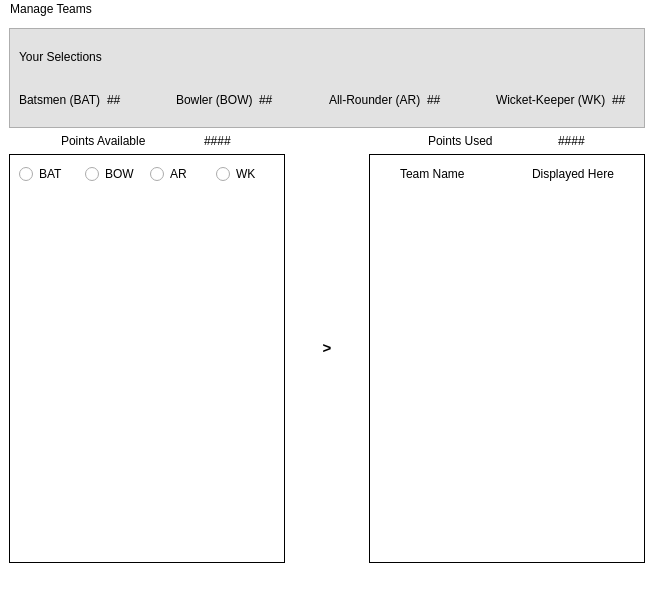
<?xml version="1.0" encoding="UTF-8"?>
<ui version="4.0">
 <class>MainWindow</class>
 <widget class="QMainWindow" name="MainWindow">
  <property name="geometry">
   <rect>
    <x>0</x>
    <y>0</y>
    <width>654</width>
    <height>594</height>
   </rect>
  </property>
  <property name="windowTitle">
   <string>FantasyCricketGame</string>
  </property>
  <property name="styleSheet">
   <string notr="true">background-color: rgb(255, 255, 255);
selection-color: rgb(0, 0, 0);
selection-background-color: rgb(138, 226, 245);</string>
  </property>
  <widget class="QWidget" name="centralwidget">
   <layout class="QVBoxLayout" name="verticalLayout_3">
    <item>
     <widget class="QFrame" name="frame">
      <property name="sizePolicy">
       <sizepolicy hsizetype="Expanding" vsizetype="Expanding">
        <horstretch>0</horstretch>
        <verstretch>0</verstretch>
       </sizepolicy>
      </property>
      <property name="maximumSize">
       <size>
        <width>100000</width>
        <height>100</height>
       </size>
      </property>
      <property name="palette">
       <palette>
        <active>
         <colorrole role="Button">
          <brush brushstyle="SolidPattern">
           <color alpha="255">
            <red>226</red>
            <green>226</green>
            <blue>226</blue>
           </color>
          </brush>
         </colorrole>
         <colorrole role="Base">
          <brush brushstyle="SolidPattern">
           <color alpha="255">
            <red>226</red>
            <green>226</green>
            <blue>226</blue>
           </color>
          </brush>
         </colorrole>
         <colorrole role="Window">
          <brush brushstyle="SolidPattern">
           <color alpha="255">
            <red>226</red>
            <green>226</green>
            <blue>226</blue>
           </color>
          </brush>
         </colorrole>
         <colorrole role="Highlight">
          <brush brushstyle="SolidPattern">
           <color alpha="255">
            <red>138</red>
            <green>226</green>
            <blue>245</blue>
           </color>
          </brush>
         </colorrole>
         <colorrole role="HighlightedText">
          <brush brushstyle="SolidPattern">
           <color alpha="255">
            <red>0</red>
            <green>0</green>
            <blue>0</blue>
           </color>
          </brush>
         </colorrole>
        </active>
        <inactive>
         <colorrole role="Button">
          <brush brushstyle="SolidPattern">
           <color alpha="255">
            <red>226</red>
            <green>226</green>
            <blue>226</blue>
           </color>
          </brush>
         </colorrole>
         <colorrole role="Base">
          <brush brushstyle="SolidPattern">
           <color alpha="255">
            <red>226</red>
            <green>226</green>
            <blue>226</blue>
           </color>
          </brush>
         </colorrole>
         <colorrole role="Window">
          <brush brushstyle="SolidPattern">
           <color alpha="255">
            <red>226</red>
            <green>226</green>
            <blue>226</blue>
           </color>
          </brush>
         </colorrole>
         <colorrole role="Highlight">
          <brush brushstyle="SolidPattern">
           <color alpha="255">
            <red>138</red>
            <green>226</green>
            <blue>245</blue>
           </color>
          </brush>
         </colorrole>
         <colorrole role="HighlightedText">
          <brush brushstyle="SolidPattern">
           <color alpha="255">
            <red>0</red>
            <green>0</green>
            <blue>0</blue>
           </color>
          </brush>
         </colorrole>
        </inactive>
        <disabled>
         <colorrole role="Button">
          <brush brushstyle="SolidPattern">
           <color alpha="255">
            <red>226</red>
            <green>226</green>
            <blue>226</blue>
           </color>
          </brush>
         </colorrole>
         <colorrole role="Base">
          <brush brushstyle="SolidPattern">
           <color alpha="255">
            <red>226</red>
            <green>226</green>
            <blue>226</blue>
           </color>
          </brush>
         </colorrole>
         <colorrole role="Window">
          <brush brushstyle="SolidPattern">
           <color alpha="255">
            <red>226</red>
            <green>226</green>
            <blue>226</blue>
           </color>
          </brush>
         </colorrole>
         <colorrole role="Highlight">
          <brush brushstyle="SolidPattern">
           <color alpha="255">
            <red>138</red>
            <green>226</green>
            <blue>245</blue>
           </color>
          </brush>
         </colorrole>
         <colorrole role="HighlightedText">
          <brush brushstyle="SolidPattern">
           <color alpha="255">
            <red>0</red>
            <green>0</green>
            <blue>0</blue>
           </color>
          </brush>
         </colorrole>
        </disabled>
       </palette>
      </property>
      <property name="styleSheet">
       <string notr="true">background-color: rgb(226, 226, 226);</string>
      </property>
      <property name="frameShape">
       <enum>QFrame::StyledPanel</enum>
      </property>
      <property name="frameShadow">
       <enum>QFrame::Raised</enum>
      </property>
      <layout class="QVBoxLayout" name="verticalLayout">
       <item>
        <widget class="QLabel" name="label">
         <property name="text">
          <string>Your Selections</string>
         </property>
        </widget>
       </item>
       <item>
        <layout class="QHBoxLayout" name="horizontalLayout" stretch="0,0,0,0,0,0,0,0,0,0,0">
         <property name="spacing">
          <number>6</number>
         </property>
         <property name="sizeConstraint">
          <enum>QLayout::SetFixedSize</enum>
         </property>
         <item>
          <widget class="QLabel" name="label_2">
           <property name="text">
            <string>Batsmen (BAT)</string>
           </property>
          </widget>
         </item>
         <item>
          <widget class="QLabel" name="lab_BAT">
           <property name="text">
            <string>##</string>
           </property>
          </widget>
         </item>
         <item>
          <spacer name="horizontalSpacer_4">
           <property name="orientation">
            <enum>Qt::Horizontal</enum>
           </property>
           <property name="sizeType">
            <enum>QSizePolicy::Fixed</enum>
           </property>
           <property name="sizeHint" stdset="0">
            <size>
             <width>40</width>
             <height>20</height>
            </size>
           </property>
          </spacer>
         </item>
         <item>
          <widget class="QLabel" name="label_3">
           <property name="text">
            <string>Bowler (BOW)</string>
           </property>
          </widget>
         </item>
         <item>
          <widget class="QLabel" name="lab_BOW">
           <property name="text">
            <string>##</string>
           </property>
          </widget>
         </item>
         <item>
          <spacer name="horizontalSpacer_5">
           <property name="orientation">
            <enum>Qt::Horizontal</enum>
           </property>
           <property name="sizeType">
            <enum>QSizePolicy::Fixed</enum>
           </property>
           <property name="sizeHint" stdset="0">
            <size>
             <width>40</width>
             <height>20</height>
            </size>
           </property>
          </spacer>
         </item>
         <item>
          <widget class="QLabel" name="label_9">
           <property name="text">
            <string>All-Rounder (AR)</string>
           </property>
          </widget>
         </item>
         <item>
          <widget class="QLabel" name="lab_AR">
           <property name="text">
            <string>##</string>
           </property>
          </widget>
         </item>
         <item>
          <spacer name="horizontalSpacer_6">
           <property name="orientation">
            <enum>Qt::Horizontal</enum>
           </property>
           <property name="sizeType">
            <enum>QSizePolicy::Fixed</enum>
           </property>
           <property name="sizeHint" stdset="0">
            <size>
             <width>40</width>
             <height>20</height>
            </size>
           </property>
          </spacer>
         </item>
         <item>
          <widget class="QLabel" name="label_4">
           <property name="text">
            <string>Wicket-Keeper (WK)</string>
           </property>
          </widget>
         </item>
         <item>
          <widget class="QLabel" name="lab_WK">
           <property name="text">
            <string>##</string>
           </property>
          </widget>
         </item>
        </layout>
       </item>
      </layout>
     </widget>
    </item>
    <item>
     <layout class="QHBoxLayout" name="horizontalLayout_6">
      <item>
       <layout class="QVBoxLayout" name="verticalLayout_2">
        <item>
         <layout class="QHBoxLayout" name="horizontalLayout_5">
          <item>
           <widget class="QLabel" name="label_11">
            <property name="sizePolicy">
             <sizepolicy hsizetype="Fixed" vsizetype="Fixed">
              <horstretch>0</horstretch>
              <verstretch>0</verstretch>
             </sizepolicy>
            </property>
            <property name="text">
             <string>Points Available</string>
            </property>
            <property name="alignment">
             <set>Qt::AlignLeading|Qt::AlignLeft|Qt::AlignVCenter</set>
            </property>
            <property name="indent">
             <number>-1</number>
            </property>
           </widget>
          </item>
          <item>
           <widget class="QLabel" name="lab_points_available">
            <property name="sizePolicy">
             <sizepolicy hsizetype="Fixed" vsizetype="Fixed">
              <horstretch>0</horstretch>
              <verstretch>0</verstretch>
             </sizepolicy>
            </property>
            <property name="text">
             <string>####</string>
            </property>
           </widget>
          </item>
         </layout>
        </item>
        <item>
         <widget class="QFrame" name="frame">
          <property name="frameShape">
           <enum>QFrame::Box</enum>
          </property>
          <layout class="QVBoxLayout" name="verticalLayout_6">
           <item>
            <layout class="QHBoxLayout" name="horizontalLayout_7">
             <item>
              <widget class="QRadioButton" name="rb_BAT">
               <property name="text">
                <string>BAT</string>
               </property>
               <attribute name="buttonGroup">
                <string notr="true">radioButtonGroup</string>
               </attribute>
              </widget>
             </item>
             <item>
              <widget class="QRadioButton" name="rb_BOW">
               <property name="text">
                <string>BOW</string>
               </property>
               <attribute name="buttonGroup">
                <string notr="true">radioButtonGroup</string>
               </attribute>
              </widget>
             </item>
             <item>
              <widget class="QRadioButton" name="rb_AR">
               <property name="text">
                <string>AR</string>
               </property>
               <attribute name="buttonGroup">
                <string notr="true">radioButtonGroup</string>
               </attribute>
              </widget>
             </item>
             <item>
              <widget class="QRadioButton" name="rb_WK">
               <property name="text">
                <string>WK</string>
               </property>
               <attribute name="buttonGroup">
                <string notr="true">radioButtonGroup</string>
               </attribute>
              </widget>
             </item>
            </layout>
           </item>
           <item>
            <widget class="QListWidget" name="listWidget">
             <property name="sizePolicy">
              <sizepolicy hsizetype="Preferred" vsizetype="Preferred">
               <horstretch>0</horstretch>
               <verstretch>0</verstretch>
              </sizepolicy>
             </property>
             <property name="frameShape">
              <enum>QFrame::NoFrame</enum>
             </property>
             <property name="frameShadow">
              <enum>QFrame::Plain</enum>
             </property>
            </widget>
           </item>
          </layout>
         </widget>
        </item>
       </layout>
      </item>
      <item>
       <widget class="QLabel" name="label_5">
        <property name="sizePolicy">
         <sizepolicy hsizetype="Fixed" vsizetype="Fixed">
          <horstretch>0</horstretch>
          <verstretch>0</verstretch>
         </sizepolicy>
        </property>
        <property name="maximumSize">
         <size>
          <width>10000</width>
          <height>100</height>
         </size>
        </property>
        <property name="font">
         <font>
          <pointsize>11</pointsize>
          <weight>75</weight>
          <bold>true</bold>
         </font>
        </property>
        <property name="text">
         <string>&gt;</string>
        </property>
        <property name="alignment">
         <set>Qt::AlignCenter</set>
        </property>
       </widget>
      </item>
      <item>
       <layout class="QVBoxLayout" name="verticalLayout_4">
        <item>
         <layout class="QHBoxLayout" name="horizontalLayout_9">
          <item>
           <widget class="QLabel" name="label_12">
            <property name="sizePolicy">
             <sizepolicy hsizetype="Fixed" vsizetype="Fixed">
              <horstretch>0</horstretch>
              <verstretch>0</verstretch>
             </sizepolicy>
            </property>
            <property name="text">
             <string>Points Used</string>
            </property>
            <property name="alignment">
             <set>Qt::AlignLeading|Qt::AlignLeft|Qt::AlignVCenter</set>
            </property>
            <property name="indent">
             <number>-1</number>
            </property>
           </widget>
          </item>
          <item>
           <widget class="QLabel" name="lab_points_used">
            <property name="sizePolicy">
             <sizepolicy hsizetype="Fixed" vsizetype="Fixed">
              <horstretch>0</horstretch>
              <verstretch>0</verstretch>
             </sizepolicy>
            </property>
            <property name="text">
             <string>####</string>
            </property>
           </widget>
          </item>
         </layout>
        </item>
        <item>
         <widget class="QFrame" name="frame">
          <property name="frameShape">
           <enum>QFrame::Box</enum>
          </property>
          <layout class="QVBoxLayout" name="verticalLayout_5">
           <item>
            <layout class="QHBoxLayout" name="horizontalLayout_8" stretch="0,0,0">
             <item>
              <widget class="QLabel" name="label_13">
               <property name="sizePolicy">
                <sizepolicy hsizetype="Fixed" vsizetype="Fixed">
                 <horstretch>0</horstretch>
                 <verstretch>0</verstretch>
                </sizepolicy>
               </property>
               <property name="text">
                <string>Team Name</string>
               </property>
              </widget>
             </item>
             <item>
              <spacer name="horizontalSpacer_3">
               <property name="orientation">
                <enum>Qt::Horizontal</enum>
               </property>
               <property name="sizeType">
                <enum>QSizePolicy::Fixed</enum>
               </property>
               <property name="sizeHint" stdset="0">
                <size>
                 <width>40</width>
                 <height>20</height>
                </size>
               </property>
              </spacer>
             </item>
             <item>
              <widget class="QLabel" name="lab_TEAM">
               <property name="sizePolicy">
                <sizepolicy hsizetype="Fixed" vsizetype="Fixed">
                 <horstretch>0</horstretch>
                 <verstretch>0</verstretch>
                </sizepolicy>
               </property>
               <property name="text">
                <string>Displayed Here</string>
               </property>
              </widget>
             </item>
            </layout>
           </item>
           <item>
            <widget class="QListWidget" name="listWidget_2">
             <property name="sizePolicy">
              <sizepolicy hsizetype="Preferred" vsizetype="Preferred">
               <horstretch>0</horstretch>
               <verstretch>0</verstretch>
              </sizepolicy>
             </property>
             <property name="frameShape">
              <enum>QFrame::NoFrame</enum>
             </property>
             <property name="frameShadow">
              <enum>QFrame::Plain</enum>
             </property>
            </widget>
           </item>
          </layout>
         </widget>
        </item>
       </layout>
      </item>
     </layout>
    </item>
   </layout>
  </widget>
  <widget class="QMenuBar" name="menubar">
   <property name="geometry">
    <rect>
     <x>0</x>
     <y>0</y>
     <width>654</width>
     <height>22</height>
    </rect>
   </property>
   <widget class="QMenu" name="menuManage_Teams">
    <property name="title">
     <string>Manage Teams</string>
    </property>
    <addaction name="actionNEW_Team"/>
    <addaction name="actionOPEN_Team"/>
    <addaction name="actionSAVE_Team"/>
    <addaction name="actionEVALUATE_Team"/>
   </widget>
   <addaction name="menuManage_Teams"/>
  </widget>
  <widget class="QStatusBar" name="statusbar"/>
  <action name="actionNEW_Team">
   <property name="text">
    <string>NEW Team</string>
   </property>
   <property name="shortcut">
    <string>Ctrl+N</string>
   </property>
  </action>
  <action name="actionOPEN_Team">
   <property name="text">
    <string>OPEN Team</string>
   </property>
   <property name="shortcut">
    <string>Ctrl+O</string>
   </property>
  </action>
  <action name="actionSAVE_Team">
   <property name="text">
    <string>SAVE Team</string>
   </property>
   <property name="shortcut">
    <string>Ctrl+S</string>
   </property>
  </action>
  <action name="actionEVALUATE_Team">
   <property name="text">
    <string>EVALUATE Team</string>
   </property>
   <property name="shortcut">
    <string>Ctrl+E</string>
   </property>
  </action>
 </widget>
 <resources/>
 <connections/>
 <buttongroups>
  <buttongroup name="radioButtonGroup">
   <property name="exclusive">
    <bool>true</bool>
   </property>
  </buttongroup>
 </buttongroups>
</ui>
